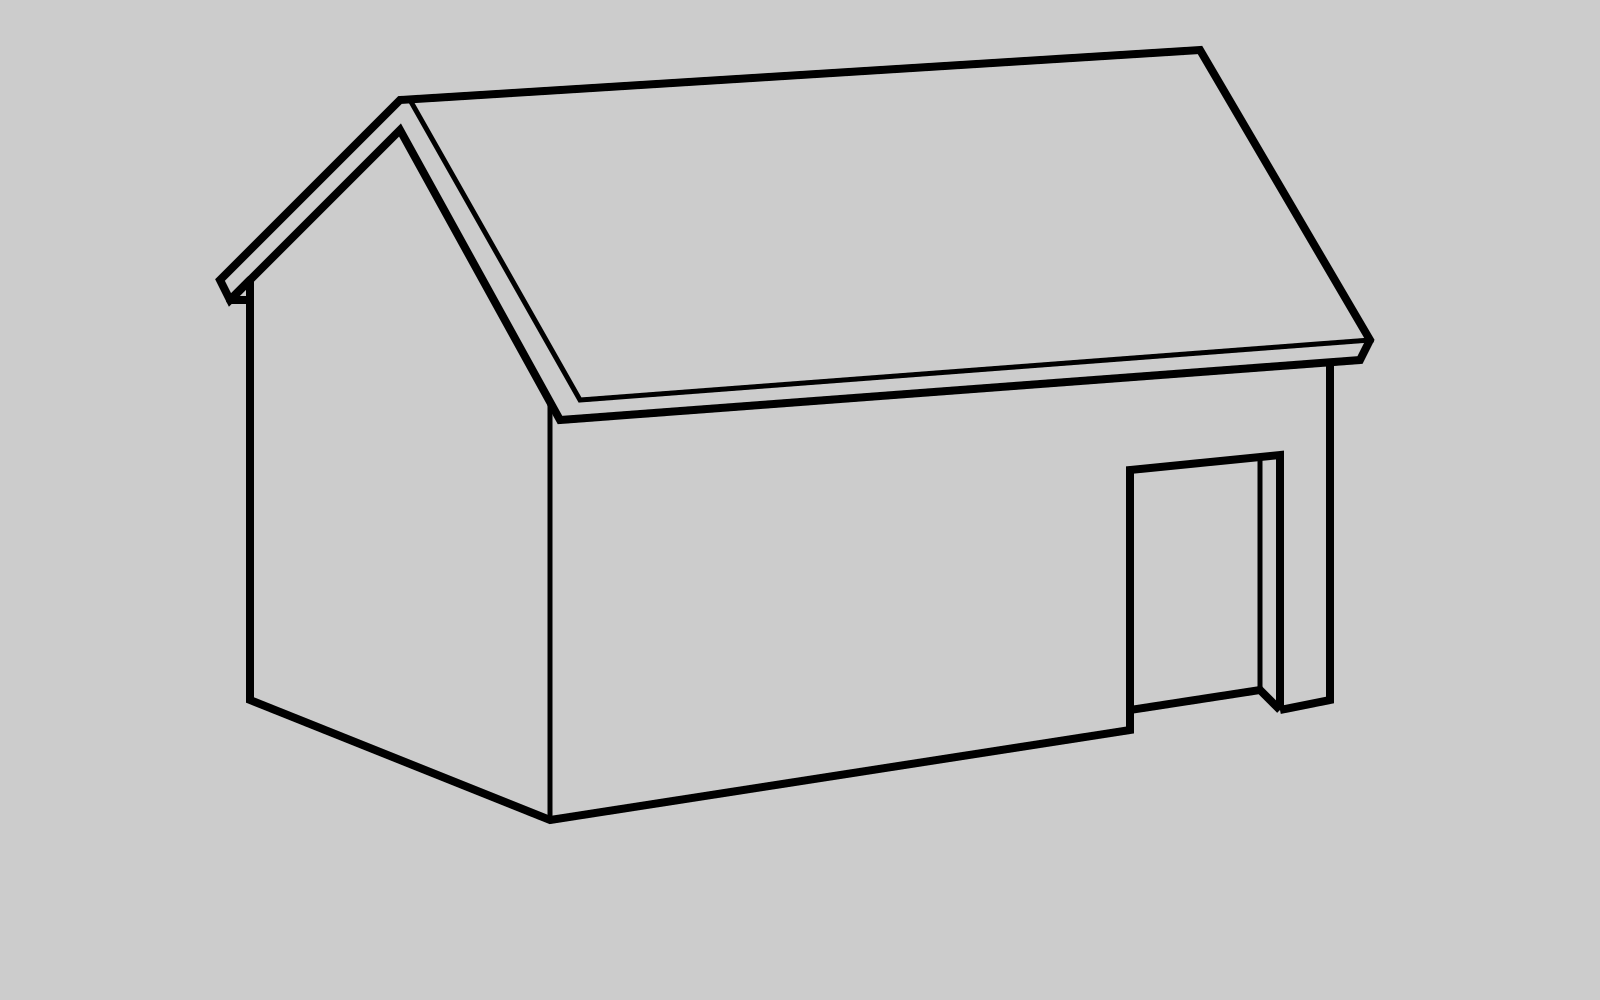

This figure's Python source:
import cairo
import math

WIDTH, HEIGHT = 1600, 1000
BG_COLOR = (0.8, 0.8, 0.8)

# Set up surface
surface = cairo.ImageSurface(cairo.FORMAT_ARGB32, WIDTH, HEIGHT)
ctx = cairo.Context(surface)
ctx.set_source_rgb(*BG_COLOR)
ctx.paint()

# Roof outline
ctx.set_line_width(5)
ctx.set_source_rgb(0, 0, 0)
ctx.move_to(410, 100)
ctx.line_to(1200, 50)
ctx.line_to(1370, 340)
ctx.line_to(580, 400)
ctx.close_path()
ctx.stroke()

ctx.set_line_width(8)
ctx.set_source_rgb(0, 0, 0)
ctx.move_to(220, 280) # x6, y6
ctx.line_to(400, 100) # x1, y1
ctx.line_to(1200, 50)
ctx.line_to(1370, 340)
ctx.line_to(1360, 360) #
ctx.line_to(560, 420) #
ctx.line_to(400, 130) # x1, y1 + 30
ctx.line_to(230, 300) # x5, y5
ctx.close_path()
ctx.stroke()

ctx.set_source_rgb(0, 0, 0)
ctx.move_to(230, 300)
ctx.line_to(250, 300)
ctx.line_to(250, 280)
ctx.set_line_join(cairo.LINE_JOIN_ROUND)
ctx.close_path()
ctx.stroke()

ctx.set_line_width(8)
ctx.set_line_join(cairo.LINE_JOIN_MITER)
ctx.move_to(250, 300)
ctx.line_to(250, 700)
ctx.line_to(550, 820)
ctx.line_to(1130, 730)
ctx.line_to(1130, 470)
ctx.line_to(1280, 455)
ctx.line_to(1280, 710)

ctx.new_sub_path()
ctx.move_to(1130, 710)
ctx.line_to(1260, 690)
ctx.line_to(1280, 710)
ctx.stroke()
ctx.close_path()

ctx.line_to(1280, 710)
ctx.line_to(1330, 700)
ctx.line_to(1330, 360)
ctx.stroke()

ctx.set_line_width(5)
ctx.move_to(550, 820)
ctx.line_to(550, 400)
ctx.close_path()
ctx.stroke()

ctx.set_line_width(5)
ctx.move_to(1260, 455)
ctx.line_to(1260, 690)
ctx.stroke()

ctx.set_line_width(8)


# Write to png
surface.write_to_png('house.png')
print('3D House Created!')
